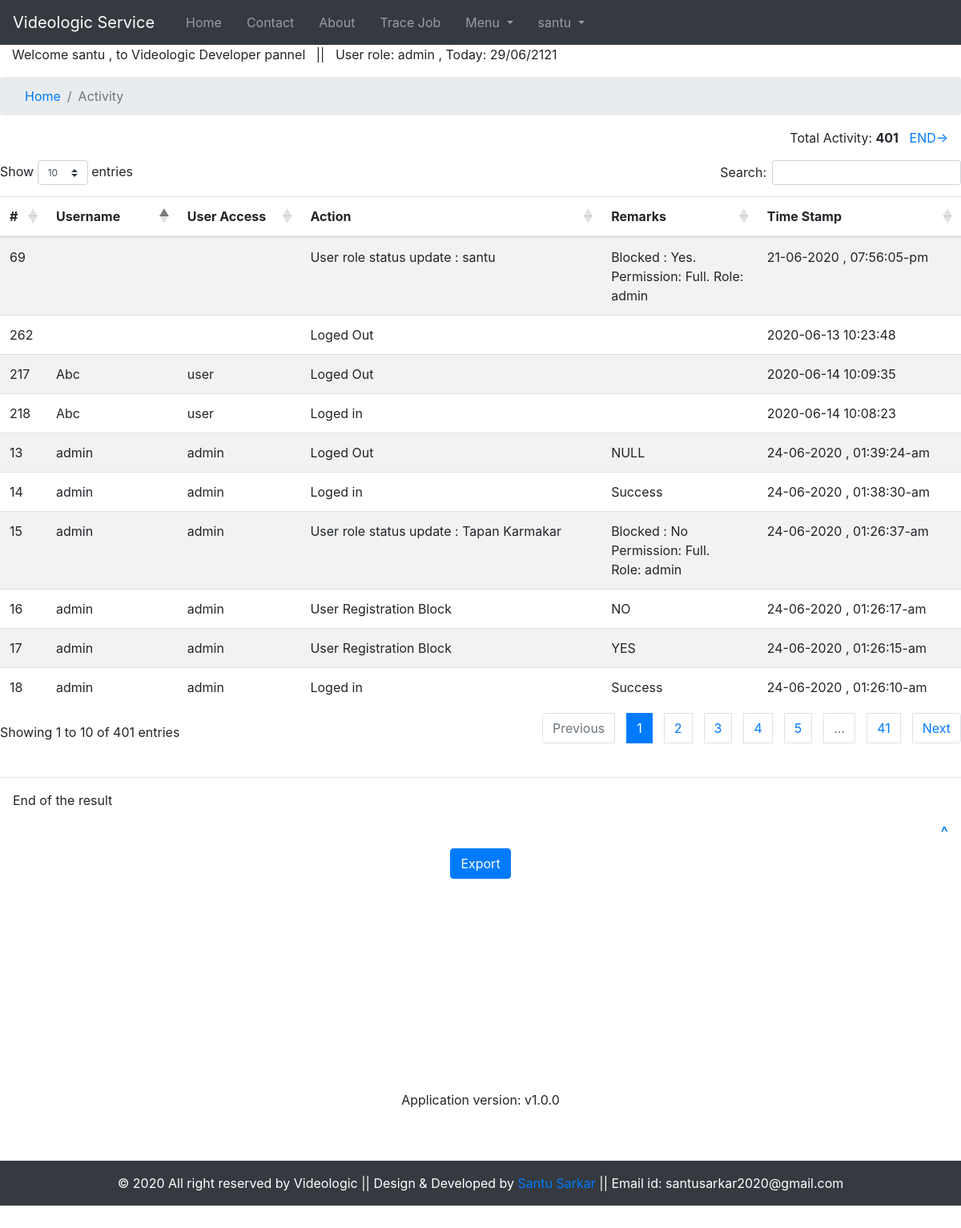
/Developer/view-activity.php (signed in), run on the app's committed database.
### tables this page shows
CREATE TABLE `tbl_activity` (
  `id` int(11) NOT NULL,
  `username` varchar(100) NOT NULL,
  `useraccess` varchar(100) NOT NULL,
  `action` varchar(255) NOT NULL,
  `remarks` varchar(255) NOT NULL,
  `timestamp1` varchar(100) NOT NULL
);

### php/info.php (called while the page is built, shortened)
<?php
$developer="Santu Sarkar";
$developer_email="santusarkar2020@gmail.com";
$developer_link="https://facebook.com/santu.sarkar.2015";
$appversion="Application version: v1.0.0";
 ?>

### Developer/view-activity.php (the view, shortened to what this page needs)
<?php
require_once("../php/connection.php");
require_once("../php/info.php");
$query="SELECT * FROM tbl_activity ORDER BY id DESC";
$run_query= mysqli_query($conn,$query);
$result=mysqli_num_rows($run_query);
$count=0;
 ?>
<!DOCTYPE html>
<html lang="en">
<head>
    <link rel="stylesheet" href="../bootstrap/css/bootstrap.min.css">
    <link rel="stylesheet" href="../css/admin.css">
</head>
<body>
<nav class="navbar navbar-expand-lg navbar-dark bg-dark navbar  ">
  <a class="navbar-brand" href="index.php">Videologic Service</a>
  <div class="collapse navbar-collapse" id="navbarSupportedContent">
    <ul class="navbar-nav mr-auto">
      <li class="nav-item">
        <a class="nav-link" href="../index.php">Home <span class="sr-only">(current)</span></a>
      </li>
      <li class="nav-item">
        <a class="nav-link" href="../contact.php">Contact</a>
      </li>
      <li class="nav-item">
        <a class="nav-link" href="#">About</a>
      </li>
      <li class="nav-item">
        <a class="nav-link" href="../trace.php">Trace Job</a>
      </li>
      <li class="nav-item dropdown">
        <a class="nav-link dropdown-toggle" href="#" id="navbarDropdown" role="button" data-toggle="dropdown" aria-haspopup="true" aria-expanded="false">
          Menu
        </a>
      </li>
      <li class="nav-item dropdown">
        <a class="nav-link dropdown-toggle" href="#" id="navbarDropdown" role="button" data-toggle="dropdown" aria-haspopup="true" aria-expanded="false">
      <?php echo $_SESSION['user'];?>
        </a>
      </li>
    </ul>
  </div>
</nav>
<div class="admin-pannel">
  <marquee><p>Welcome <?php echo $_SESSION['user'] . " , "; ?> to  Videologic Developer pannel &nbsp; || &nbsp; User role: <?php echo $_SESSION['role'] . " , "; ?> Today: <?php echo Date("d/m/yy"); ?> </p></marquee>
</div>
<nav aria-label="breadcrumb" id="top">
  <ol class="breadcrumb">
    <li class="breadcrumb-item"><a href="index.php">Home</a></li>
    <li class="breadcrumb-item active" aria-current="page">Activity</li>
  </ol>
</nav>
<p class="text text-right pr-3" >Total Activity: <strong> <?php echo $result;?></strong> &nbsp; <span> <a href="#export">END-></a></span> </p>
<table id="example" class="display table table-hover table-striped" width="100%" data-page-length="10" data-order="[[ 1, &quot;asc&quot; ]]">
  <thead>
    <tr>
      <th scope="col">#</th>
      <th scope="col">Username</th>
      <th scope="col">User Access</th>
      <th scope="col">Action</th>
      <th scope="col">Remarks</th>
      <th scope="col">Time Stamp</th>
    </tr>
  </thead>
  <tbody>
<?php
if ($result!=0)
{
  while ($data=mysqli_fetch_assoc($run_query))
    { $count=$count+1;
 ?>
      <td  data-label="#" scope="col"><?php echo $count; ?></td>
      <td  data-label="Username" scope="col"><?php echo $data['username']; ?></td>
      <td  data-label="User Access" scope="col"><?php echo $data['useraccess']; ?></td>
      <td  data-label="Action" scope="col"><?php echo $data['action']; ?></td>
      <td id="remarks" data-label="Remarks" scope="col" title="<?php echo $data['remarks']; ?>"><?php echo $data['remarks']; ?></td>
      <td  data-label="Time Stamp" scope="col" title="<?php echo $data['timestamp1']; ?>"><?php echo $data['timestamp1']; ?></td>
<?php
      }
}
?>
  </tbody>
</table>
<br>
<hr><p class="text pl-3"><?php if ($result!=0) {echo "End of the result";} ?></p>
<h5 class="text text-right mr-3"><a href="#top" >^</a></h5>
<div class="container text-center" id="export">
  <a href="../export/export-activity.php" class="btn btn-primary text-center">Export</a>
</div>
      <link rel="stylesheet" href="https://cdnjs.cloudflare.com/ajax/libs/twitter-bootstrap/4.1.3/css/bootstrap.css">
      <link rel="stylesheet" href="https://cdn.datatables.net/1.10.21/css/dataTables.bootstrap4.min.css ">
<br><br><br><br><br><br><br><br><br><br><br>
<p class="text-center"><?php echo $appversion; ?></p>
   <br><br>
<div class="footer-copyright text-center py-3 bg-dark text-white">© 2020 All right reserved by Videologic || Design & Developed by
  <a href="<?php echo $developer_link; ?>"> <?php echo $developer; ?> </a>   ||   Email id: <?php echo $developer_email; ?>
</div>
</body>
</html>

### css/admin.css (style rules this page uses)
li { padding-left: 15px; }
.admin-pannel { padding-left: 15px; }
.table th { text-align: center; }

### data on the page
tbl_activity: username "admin", useraccess "admin", action "Loged Out", remarks "NULL", timestamp1 "24-06-2020 , 01:39:24-am"
tbl_activity: username "admin", useraccess "admin", action "Loged in", remarks "Success", timestamp1 "24-06-2020 , 01:38:30-am"
tbl_activity: username "admin", useraccess "admin", action "User role status update : Tapan Karmakar", remarks "Blocked : No Permission: Full. Role: admin", timestamp1 "24-06-2020 , 01:26:37-am"
tbl_activity: username "admin", useraccess "admin", action "User Registration Block", remarks "NO", timestamp1 "24-06-2020 , 01:26:17-am"
tbl_activity: username "admin", useraccess "admin", action "User Registration Block", remarks "YES", timestamp1 "24-06-2020 , 01:26:15-am"
tbl_activity: username "admin", useraccess "admin", action "Loged in", remarks "Success", timestamp1 "24-06-2020 , 01:26:10-am"
tbl_activity: action "User role status update : santu", remarks "Blocked : Yes. Permission: Full. Role: admin", timestamp1 "21-06-2020 , 07:56:05-pm"
tbl_activity: username "Abc", useraccess "user", action "Loged Out", timestamp1 "2020-06-14 10:09:35"
tbl_activity: username "Abc", useraccess "user", action "Loged in", timestamp1 "2020-06-14 10:08:23"
tbl_activity: action "Loged Out", timestamp1 "2020-06-13 10:23:48"

### other printed values
$_SESSION['user'] "santu"
$_SESSION['role'] "admin"
Date("d/m/yy") "29/06/2121"
$result "401"
$appversion "Application version: v1.0.0"
$developer "Santu Sarkar"
$developer_email "santusarkar2020@gmail.com"
